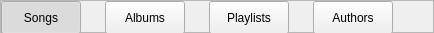
          <widget class="QFrame" name="frame_7">
           <property name="sizePolicy">
            <sizepolicy hsizetype="Preferred" vsizetype="Fixed">
             <horstretch>0</horstretch>
             <verstretch>0</verstretch>
            </sizepolicy>
           </property>
           <property name="minimumSize">
            <size>
             <width>0</width>
             <height>33</height>
            </size>
           </property>
           <property name="maximumSize">
            <size>
             <width>16777215</width>
             <height>33</height>
            </size>
           </property>
           <property name="styleSheet">
            <string notr="true"/>
           </property>
           <property name="frameShape">
            <enum>QFrame::StyledPanel</enum>
           </property>
           <property name="frameShadow">
            <enum>QFrame::Raised</enum>
           </property>
           <layout class="QHBoxLayout" name="horizontalLayout_4">
            <property name="spacing">
             <number>24</number>
            </property>
            <property name="leftMargin">
             <number>0</number>
            </property>
            <property name="topMargin">
             <number>0</number>
            </property>
            <property name="rightMargin">
             <number>0</number>
            </property>
            <property name="bottomMargin">
             <number>0</number>
            </property>
            <item>
             <widget class="QPushButton" name="synchronizeDialogSongsQPushButton">
              <property name="sizePolicy">
               <sizepolicy hsizetype="Expanding" vsizetype="Fixed">
                <horstretch>0</horstretch>
                <verstretch>0</verstretch>
               </sizepolicy>
              </property>
              <property name="minimumSize">
               <size>
                <width>0</width>
                <height>33</height>
               </size>
              </property>
              <property name="maximumSize">
               <size>
                <width>16777215</width>
                <height>33</height>
               </size>
              </property>
              <property name="text">
               <string notr="true">Songs</string>
              </property>
              <property name="checkable">
               <bool>true</bool>
              </property>
              <property name="checked">
               <bool>true</bool>
              </property>
              <property name="autoExclusive">
               <bool>true</bool>
              </property>
             </widget>
            </item>
            <item>
             <widget class="QPushButton" name="synchronizeDialogAlbumsQPushButton">
              <property name="sizePolicy">
               <sizepolicy hsizetype="Expanding" vsizetype="Fixed">
                <horstretch>0</horstretch>
                <verstretch>0</verstretch>
               </sizepolicy>
              </property>
              <property name="minimumSize">
               <size>
                <width>0</width>
                <height>33</height>
               </size>
              </property>
              <property name="maximumSize">
               <size>
                <width>16777215</width>
                <height>33</height>
               </size>
              </property>
              <property name="text">
               <string notr="true">Albums</string>
              </property>
              <property name="checkable">
               <bool>true</bool>
              </property>
              <property name="autoExclusive">
               <bool>true</bool>
              </property>
             </widget>
            </item>
            <item>
             <widget class="QPushButton" name="synchronizeDialogPlaylistsQPushButton">
              <property name="sizePolicy">
               <sizepolicy hsizetype="Expanding" vsizetype="Fixed">
                <horstretch>0</horstretch>
                <verstretch>0</verstretch>
               </sizepolicy>
              </property>
              <property name="minimumSize">
               <size>
                <width>0</width>
                <height>33</height>
               </size>
              </property>
              <property name="maximumSize">
               <size>
                <width>16777215</width>
                <height>33</height>
               </size>
              </property>
              <property name="text">
               <string notr="true">Playlists</string>
              </property>
              <property name="checkable">
               <bool>true</bool>
              </property>
              <property name="autoExclusive">
               <bool>true</bool>
              </property>
              <property name="autoDefault">
               <bool>true</bool>
              </property>
             </widget>
            </item>
            <item>
             <widget class="QPushButton" name="synchronizeDialogAuthorsQPushButton">
              <property name="sizePolicy">
               <sizepolicy hsizetype="Expanding" vsizetype="Fixed">
                <horstretch>0</horstretch>
                <verstretch>0</verstretch>
               </sizepolicy>
              </property>
              <property name="minimumSize">
               <size>
                <width>0</width>
                <height>33</height>
               </size>
              </property>
              <property name="maximumSize">
               <size>
                <width>16777215</width>
                <height>33</height>
               </size>
              </property>
              <property name="text">
               <string notr="true">Authors</string>
              </property>
              <property name="checkable">
               <bool>true</bool>
              </property>
              <property name="autoExclusive">
               <bool>true</bool>
              </property>
             </widget>
            </item>
            <item>
             <spacer name="horizontalSpacer_3">
              <property name="orientation">
               <enum>Qt::Horizontal</enum>
              </property>
              <property name="sizeHint" stdset="0">
               <size>
                <width>40</width>
                <height>20</height>
               </size>
              </property>
             </spacer>
            </item>
           </layout>
          </widget>
